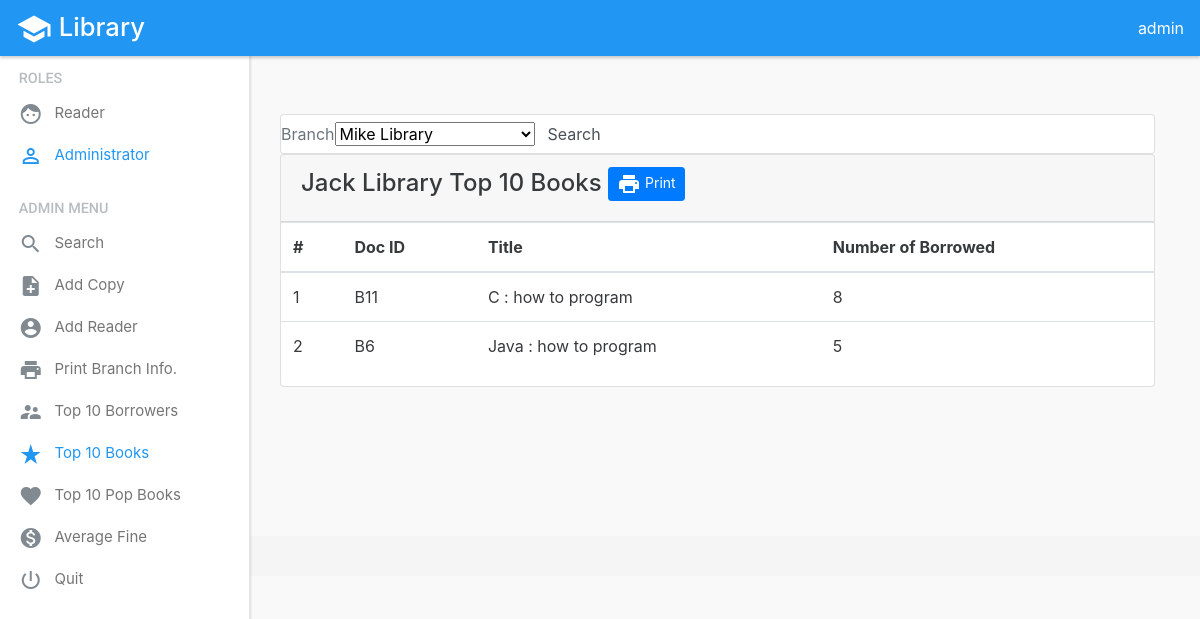
Page /admin_top_books.php?libid=3 (signed in) on the committed database.
### tables this page shows
CREATE TABLE BRANCH (
  LIBID INT NOT NULL AUTO_INCREMENT,
  LNAME VARCHAR(30) NOT NULL ,
  LLOCATION VARCHAR(50) NOT NULL ,
  PRIMARY KEY (LIBID)
);

CREATE TABLE DOCUMENT(
  DOCID VARCHAR(10) NOT NULL,
  TITLE VARCHAR(100) NOT NULL ,
  PDATE YEAR(4),
  PUBLISHERID INT,
  PRIMARY KEY (DOCID),
  CONSTRAINT DOCPUBFK
  FOREIGN KEY (PUBLISHERID) REFERENCES PUBLISHER(PUBLISHERID)
    ON DELETE SET NULL ON UPDATE CASCADE
);

### admin_top_books.php (the view, shortened to what this page needs)
<?php
$libid = 0;
if (isset($_GET['libid']))
    $libid = $_GET['libid'];
include('layout/admin_header.php');
include('layout/admin_sidebar.php');
?>
<div class="container layout-content">
    <div class="card m-t-2 m-b-2">
        <div class="card-block">
            <form class="form-inline" action="admin_top_books.php" method="get">
                <div class="form-group">
                    <label class="form-control-label text-muted" for="libid">Branch</label>
                    <select name="libid" class="c-select" style="min-width: 200px;max-width: 200px" >
                        <?php
                        $conn = new mysqli(DB_SERVER,DB_USERNAME,DB_PASSWORD,DB_DATABASE);
                        $sql = "SELECT LIBID, LNAME
                                FROM BRANCH";
                        $result = $conn->query($sql);
                        while ($row = $result->fetch_assoc()){
                            echo "<option value='".$row['LIBID']."'>".$row['LNAME']."</option>";
                        }
                        ?>
                    </select>
                </div>
                <input class="form-control btn btn-warning-outline" type="submit" value="Search">
            </form>
        </div>
    </div>
    <?php
    $conn = new mysqli(DB_SERVER,DB_USERNAME,DB_PASSWORD,DB_DATABASE);
    $sql = "SELECT LNAME
        FROM BRANCH
        WHERE LIBID = $libid";
    $result = $conn->query($sql);
    $row = $result->fetch_assoc();
    echo "<div class='card m-t-2' id='div_print'>
        <div class='card-header'>
            <h4>".$row['LNAME']." Top 10 Books
                <button onclick='printdiv(\"div_print\");' class='btn btn-primary btn-sm pull-md-right'>
                    <i class='material-icons'>print</i>
                    Print</button>
            </h4>
        </div>";
    $sql = "SELECT COUNT(B.BORNUMBER), D.TITLE, D.DOCID
        FROM BORROWS B, DOCUMENT D
        WHERE B.LIBID = $libid AND B.DOCID = D.DOCID AND D.DOCID IN (
          SELECT DOCID
          FROM BOOK
        )
        GROUP BY B.DOCID ORDER BY COUNT(B.BORNUMBER) DESC
        LIMIT 10";
    $result = $conn->query($sql);
    if ($result->num_rows > 0){
        echo "<table class='table'>
                <thead>
                    <tr>
                        <th>#</th>
                        <th>Doc ID</th>
                        <th>Title</th>
                        <th>Number of Borrowed</th>
                    </tr>
                </thead>
                <tbody>";
                $i = 1;
                while ($row = $result->fetch_assoc()){
                    echo "<tr>
                      <td>$i</td>
                      <td>".$row['DOCID']."</td>
                      <td>".$row['TITLE']."</td>
                      <td>".$row['COUNT(B.BORNUMBER)']."</td>
                  <tr>";
            $i ++;
        }
        echo "</tbody></table>";
    }else{
        echo    "<div class='card-footer alert-danger' role='alert'>
                    <strong>Oops!</strong> Nothing!
                </div>";
    }
    echo "</div>";
    ?>
</div>
<?php include('layout/footer.php'); ?>

### css/site.css (style rules this page uses)
body { color:#373a3c; background-color: #f9f9f9; }
.material-icons { vertical-align: middle; }
.layout-content { padding-top: 58px; padding-left: 250px; overflow: auto; min-height: 30rem; }

### rows in the picture
branch: LNAME "Jack Library"
document: DOCID "B11", TITLE "C : how to program", COUNT "8"
document: DOCID "B6", TITLE "Java : how to program", COUNT "5"

### other values in the picture
form field libid "Mike Library"
